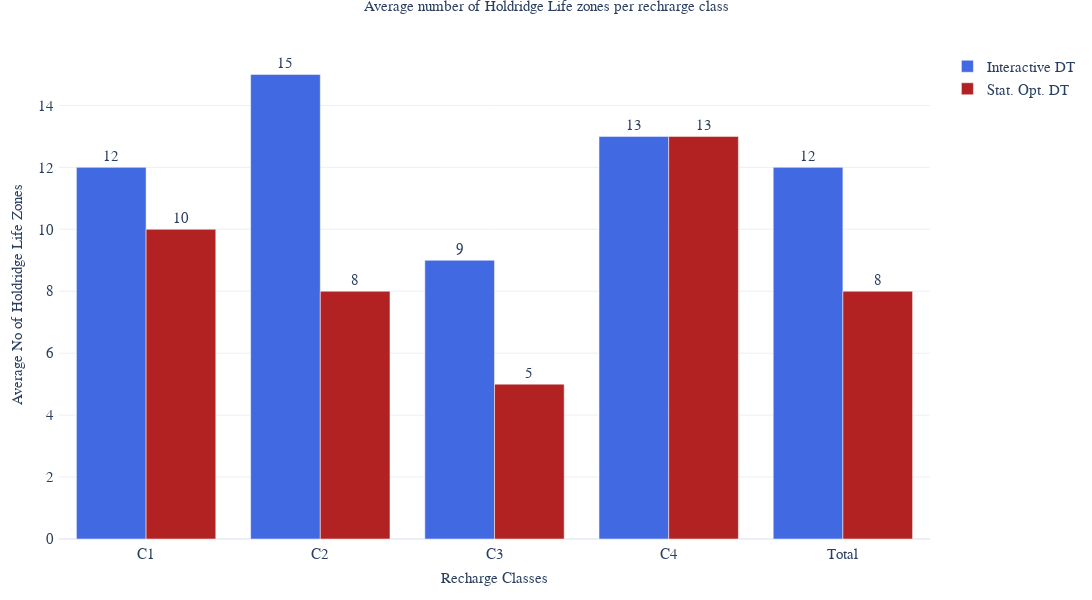

Here is the notebook cell this chart was saved with:
### Markdown cell above
We specified the number of diamonds for each leaf node of the DT and stored this information in tables (which are provided in https://github.com/Sarailidis/Interactive-Decision-Trees/tree/main/Workflows/2nd_case_study ). Now, it is possible to estimate the average number of diamonds each class of the DT can be mapped to:

### Code cell
# Load the corresponding data:
SOT_df=pd.read_table(r'Sample_datasets\4. Random_seed_5562000\iDT_table.txt')
INT_df=pd.read_table(r'Sample_datasets\4. Random_seed_5562000\SOT_table.txt')

#Estimate the average number of diamonds per class:
SOT_Life_zones = {}
INT_Life_zones = {}

for cl in ['C1', 'C2', 'C3', 'C4']:
    SOT_Life_zones[cl]=SOT_df.loc[SOT_df.loc[:,'nodes_classes']==cl,'Holdridge Life Zones'].mean(axis=0) 
    INT_Life_zones[cl]=INT_df.loc[INT_df.loc[:,'nodes_classes']==cl,'Holdridge Life Zones'].mean(axis=0) 

Life_zones_per_class=pd.DataFrame(data=[SOT_Life_zones, INT_Life_zones] , index=['Average No of Life Zones - SOT', 'Average No of Life Zones - INT']).round(0)
Life_zones_per_class['Total']=[np.round(SOT_df['Holdridge Life Zones'].mean(),0), np.round(INT_df['Holdridge Life Zones'].mean(),0)]

#Create the plot:
Life_zones_fig=go.Figure()

Life_zones_fig.add_trace(go.Bar(x=list(Life_zones_per_class.columns), y=Life_zones_per_class.loc['Average No of Life Zones - INT', :], 
                                 name='Interactive DT',
                                 text=Life_zones_per_class.loc['Average No of Life Zones - INT', :],
                                 textposition='outside',
                                 textfont={'family':'Arial', 'size': 15},
                                 marker=dict(color='royalblue')))

Life_zones_fig.add_trace(go.Bar(x=list(Life_zones_per_class.columns), y=Life_zones_per_class.loc['Average No of Life Zones - SOT', :],
                                 name='Stat. Opt. DT',
                                 text=Life_zones_per_class.loc['Average No of Life Zones - SOT', :],
                                 textposition='outside', 
                                 textfont={'family':'Arial', 'size': 15},
                                 marker=dict(color='firebrick')))

Life_zones_fig.update_layout(autosize=False, width=1200, height=600,
                             title={'text': 'Average number of Holdridge Life zones per rechrarge class', 'y':1, 'x':0.5, 'xanchor': 'center', 'yanchor': 'top', 
                                    'font_family':'Arial'},
                             titlefont = {'size': 15},
                             yaxis = dict(title='Average No of Holdridge Life Zones', titlefont={'family':'Arial', 'size': 15}, tickfont={'family':'Arial', 'size': 15}),
                             xaxis = dict(title='Recharge Classes', titlefont={'family':'Arial', 'size': 15}, tickfont={'family':'Arial', 'size': 15}),
                             legend = dict(font={'family':'Arial', 'size': 15}),
                             margin = go.layout.Margin(l=20,r=20,b=50,t=50,pad = 4), template='plotly_white',
                             barmode='group')

### Figure 1 — Plotly figure (JSON) as saved in the notebook; plotly's stock layout.template omitted (floating-point values rounded to 4 significant figures)
{"data": [{"marker": {"color": "royalblue"}, "name": "Interactive DT", "text": [12, 15, 9, 13, 12], "textfont": {"family": "Arial", "size": 15}, "textposition": "outside", "type": "bar", "x": ["C1", "C2", "C3", "C4", "Total"], "y": [12, 15, 9, 13, 12]}, {"marker": {"color": "firebrick"}, "name": "Stat. Opt. DT", "text": [10, 8, 5, 13, 8], "textfont": {"family": "Arial", "size": 15}, "textposition": "outside", "type": "bar", "x": ["C1", "C2", "C3", "C4", "Total"], "y": [10, 8, 5, 13, 8]}], "layout": {"autosize": false, "barmode": "group", "height": 600, "legend": {"font": {"family": "Arial", "size": 15}}, "margin": {"b": 50, "l": 20, "pad": 4, "r": 20, "t": 50}, "title": {"font": {"family": "Arial", "size": 15}, "text": "Average number of Holdridge Life zones per rechrarge class", "x": 0.5, "xanchor": "center", "y": 1, "yanchor": "top"}, "width": 1200, "xaxis": {"autorange": true, "range": [-0.5, 4.5], "tickfont": {"family": "Arial", "size": 15}, "title": {"font": {"family": "Arial", "size": 15}, "text": "Recharge Classes"}, "type": "category"}, "yaxis": {"autorange": true, "range": [0, 15.79], "tickfont": {"family": "Arial", "size": 15}, "title": {"font": {"family": "Arial", "size": 15}, "text": "Average No of Holdridge Life Zones"}, "type": "linear"}}}
